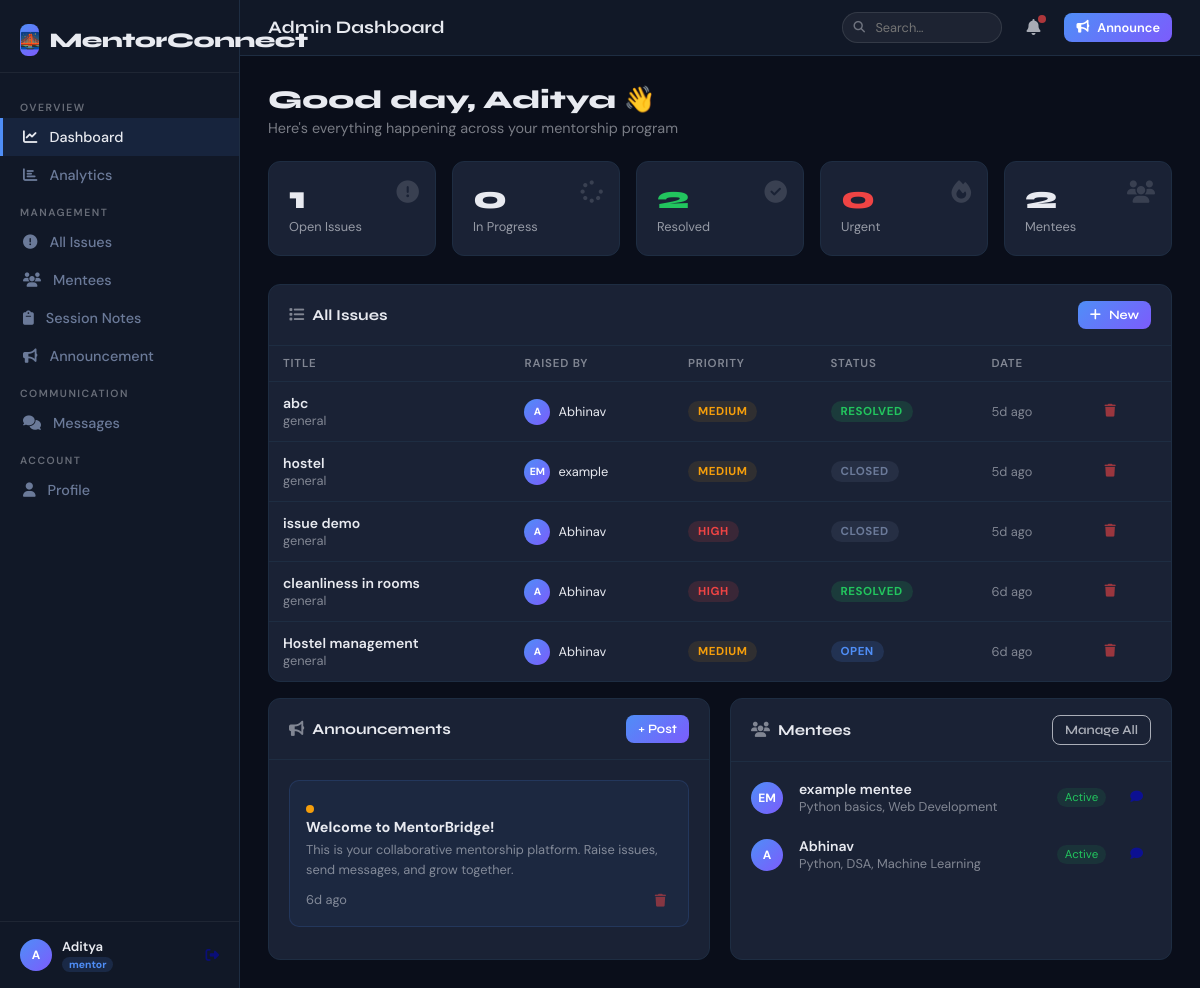
The page /dashboard (signed in) on the database its author committed.
### mentor_app/app.py (models this page shows)
class User(db.Model):
    id = db.Column(db.Integer, primary_key=True)
    name = db.Column(db.String(100), nullable=False)
    email = db.Column(db.String(120), unique=True, nullable=False)
    password = db.Column(db.String(200), nullable=False)
    role = db.Column(db.String(20), nullable=False)  # 'mentor' or 'mentee'
    bio = db.Column(db.Text, default='')
    expertise = db.Column(db.String(200), default='')
    avatar_initial = db.Column(db.String(2), default='')
    created_at = db.Column(db.DateTime, default=datetime.utcnow)
    is_active = db.Column(db.Boolean, default=True)
    issues_raised = db.relationship('Issue', foreign_keys='Issue.raised_by', backref='raiser', lazy=True)
    issues_assigned = db.relationship('Issue', foreign_keys='Issue.assigned_to', backref='assignee', lazy=True)
    messages_sent = db.relationship('Message', foreign_keys='Message.sender_id', backref='sender', lazy=True)

class Issue(db.Model):
    id = db.Column(db.Integer, primary_key=True)
    title = db.Column(db.String(200), nullable=False)
    description = db.Column(db.Text, nullable=False)
    priority = db.Column(db.String(20), default='medium')  # low, medium, high, urgent
    status = db.Column(db.String(20), default='open')  # open, in_progress, resolved, closed
    category = db.Column(db.String(50), default='general')
    raised_by = db.Column(db.Integer, db.ForeignKey('user.id'), nullable=False)
    assigned_to = db.Column(db.Integer, db.ForeignKey('user.id'), nullable=True)
    created_at = db.Column(db.DateTime, default=datetime.utcnow)
    updated_at = db.Column(db.DateTime, default=datetime.utcnow, onupdate=datetime.utcnow)
    resolution_notes = db.Column(db.Text, default='')
    comments = db.relationship('Comment', backref='issue', lazy=True, cascade='all, delete-orphan')

class Announcement(db.Model):
    id = db.Column(db.Integer, primary_key=True)
    title = db.Column(db.String(200), nullable=False)
    content = db.Column(db.Text, nullable=False)
    author_id = db.Column(db.Integer, db.ForeignKey('user.id'), nullable=False)
    created_at = db.Column(db.DateTime, default=datetime.utcnow)
    is_pinned = db.Column(db.Boolean, default=False)
    author = db.relationship('User', backref='announcements')

### mentor_app/app.py (the view, shortened to what this page needs)
@app.route('/dashboard')
@login_required
def dashboard():
    user = get_current_user()
    if user.role == 'mentor':
        all_issues = Issue.query.order_by(Issue.created_at.desc()).all()
        mentees = User.query.filter_by(role='mentee', is_active=True).all()
        open_count = Issue.query.filter_by(status='open').count()
        in_progress_count = Issue.query.filter_by(status='in_progress').count()
        resolved_count = Issue.query.filter_by(status='resolved').count()
        urgent_count = Issue.query.filter_by(priority='urgent', status='open').count()
        announcements = Announcement.query.order_by(Announcement.is_pinned.desc(), Announcement.created_at.desc()).limit(5).all()
        unread_msgs = Message.query.filter_by(receiver_id=user.id, is_read=False).count()
        return render_template('mentor_dashboard.html',
            user=user, issues=all_issues, mentees=mentees,
            open_count=open_count, in_progress_count=in_progress_count,
            resolved_count=resolved_count, urgent_count=urgent_count,
            announcements=announcements, unread_msgs=unread_msgs)

### mentor_app/app.py (called while the page is built)
def login_required(f):
    from functools import wraps
    @wraps(f)
    def decorated(*args, **kwargs):
        if 'user_id' not in session:
            return redirect(url_for('login'))
        return f(*args, **kwargs)
    return decorated

def get_current_user():
    if 'user_id' in session:
        return User.query.get(session['user_id'])
    return None

def time_ago(dt):
    now = datetime.utcnow()
    diff = now - dt
    seconds = diff.total_seconds()
    if seconds < 60: return 'just now'
    elif seconds < 3600: return f"{int(seconds//60)}m ago"
    elif seconds < 86400: return f"{int(seconds//3600)}h ago"
    elif seconds < 604800: return f"{int(seconds//86400)}d ago"
    else: return dt.strftime('%b %d')

@app.context_processor
def inject_notifications():
    if 'user_id' in session:
        notifs = Notification.query.filter_by(
            user_id=session['user_id'], is_read=False
        ).order_by(Notification.created_at.desc()).limit(8).all()
        return {'g_notifs': notifs, 'g_notif_count': len(notifs)}
    return {'g_notifs': [], 'g_notif_count': 0}

### mentor_app/templates/mentor_dashboard.html (shortened to what this page needs)
{% extends "base.html" %}
{% block page_title %}Admin Dashboard{% endblock %}
{% block content %}
<div class="page-header fade-up">
  <h2>Good day, {{ user.name.split()[0] }} 👋</h2>
  <p>Here's everything happening across your mentorship program</p>
</div>
<div class="stats-grid fade-up delay-1">
  <div class="stat-card">
    <div class="stat-icon"><i class="fas fa-exclamation-circle"></i></div>
    <div class="stat-number">{{ open_count }}</div>
    <div class="stat-label">Open Issues</div>
  </div>
  <div class="stat-card">
    <div class="stat-icon"><i class="fas fa-spinner"></i></div>
    <div class="stat-number">{{ in_progress_count }}</div>
    <div class="stat-label">In Progress</div>
  </div>
  <div class="stat-card">
    <div class="stat-icon"><i class="fas fa-check-circle"></i></div>
    <div class="stat-number" style="color:var(--success)">{{ resolved_count }}</div>
    <div class="stat-label">Resolved</div>
  </div>
  <div class="stat-card stat-urgent">
    <div class="stat-icon"><i class="fas fa-fire"></i></div>
    <div class="stat-number">{{ urgent_count }}</div>
    <div class="stat-label">Urgent</div>
  </div>
  <div class="stat-card">
    <div class="stat-icon"><i class="fas fa-users"></i></div>
    <div class="stat-number">{{ mentees|length }}</div>
    <div class="stat-label">Mentees</div>
  </div>
</div>
<div class="grid-2 fade-up delay-2">
  <div class="card" id="issues" style="grid-column: 1 / -1">
    <div class="card-header">
      <span><i class="fas fa-list" style="margin-right:8px;opacity:0.5"></i>All Issues</span>
      <a href="{{ url_for('new_issue') }}" class="btn btn-primary btn-sm"><i class="fas fa-plus"></i> New</a>
    </div>
    <div class="card-body" style="padding:0">
      {% if issues %}
      <table class="data-table">
        <thead>
          <tr>
            <th>Title</th>
            <th>Raised By</th>
            <th>Priority</th>
            <th>Status</th>
            <th>Date</th>
            <th></th>
          </tr>
        </thead>
        <tbody>
          {% for issue in issues %}
          <tr class="issue-row" onclick="location.href='{{ url_for('view_issue', issue_id=issue.id) }}'">
            <td>
              <div style="font-weight:600;font-size:0.875rem">{{ issue.title[:60] }}{% if issue.title|length > 60 %}…{% endif %}</div>
              <div class="text-muted text-sm">{{ issue.category }}</div>
            </td>
            <td>
              <div class="flex items-center gap-1">
                <div class="avatar" style="width:26px;height:26px;font-size:0.65rem">{{ issue.raiser.avatar_initial or issue.raiser.name[0] }}</div>
                <span class="text-sm">{{ issue.raiser.name.split()[0] }}</span>
              </div>
            </td>
            <td><span class="badge badge-{{ issue.priority }}">{{ issue.priority }}</span></td>
            <td><span class="badge badge-{{ issue.status }}">{{ issue.status.replace('_',' ') }}</span></td>
            <td class="text-muted text-sm">{{ time_ago(issue.created_at) }}</td>
            <td>
              <form method="POST" action="{{ url_for('delete_issue', issue_id=issue.id) }}" onsubmit="return confirm('Delete this issue?')" onclick="event.stopPropagation()">
                <button class="btn btn-sm" style="background:transparent;color:var(--danger);opacity:0.6" type="submit"><i class="fas fa-trash"></i></button>
              </form>
            </td>
          </tr>
          {% endfor %}
        </tbody>
      </table>
      {% else %}
      <div class="empty-state"><i class="fas fa-inbox"></i> No issues yet</div>
      {% endif %}
    </div>
  </div>
</div>
<div class="grid-2 mt-2 fade-up delay-3">
  <div class="card">
    <div class="card-header">
      <span><i class="fas fa-bullhorn" style="margin-right:8px;opacity:0.5"></i>Announcements</span>
      <a href="{{ url_for('new_announcement') }}" class="btn btn-primary btn-sm">+ Post</a>
    </div>
    <div class="card-body">
      {% for ann in announcements %}
      <div class="announcement-card">
        {% if ann.is_pinned %}<span class="pinned-dot"></span>{% endif %}
        <div style="font-weight:700;font-size:0.9rem;margin-bottom:4px">{{ ann.title }}</div>
        <div class="text-muted text-sm" style="line-height:1.6">{{ ann.content[:120] }}{% if ann.content|length > 120 %}…{% endif %}</div>
        <div class="flex items-center justify-between mt-1">
          <span class="text-muted text-sm">{{ time_ago(ann.created_at) }}</span>
          <form method="POST" action="{{ url_for('delete_announcement', ann_id=ann.id) }}" onsubmit="return confirm('Delete?')">
            <button type="submit" class="btn btn-sm" style="background:transparent;color:var(--danger);opacity:0.5;padding:2px 6px"><i class="fas fa-trash"></i></button>
          </form>
        </div>
      </div>
      {% else %}
      <div class="empty-state" style="padding:24px"><i class="fas fa-bullhorn"></i> No announcements</div>
      {% endfor %}
    </div>
  </div>
  <div class="card">
    <div class="card-header">
      <span><i class="fas fa-users" style="margin-right:8px;opacity:0.5"></i>Mentees</span>
      <a href="{{ url_for('manage_users') }}" class="btn btn-sm btn-outline" style="color:inherit">Manage All</a>
    </div>
    <div class="card-body" style="padding:8px">
      {% for mentee in mentees[:8] %}
      <div class="flex items-center gap-2" style="padding:10px 12px;border-radius:8px;margin-bottom:2px">
        <div class="avatar">{{ mentee.avatar_initial or mentee.name[0] }}</div>
        <div style="flex:1">
          <div style="font-weight:600;font-size:0.875rem">{{ mentee.name }}</div>
          <div class="text-muted text-sm">{{ mentee.expertise[:30] if mentee.expertise else 'No expertise listed' }}</div>
        </div>
        <span style="font-size:0.72rem;padding:2px 8px;border-radius:10px;{% if mentee.is_active %}background:rgba(34,197,94,0.1);color:#22c55e{% else %}background:rgba(239,68,68,0.1);color:#ef4444{% endif %}">
          {{ 'Active' if mentee.is_active else 'Inactive' }}
        </span>
        <a href="{{ url_for('conversation', contact_id=mentee.id) }}" class="btn btn-sm" style="background:transparent;opacity:0.5;padding:4px 8px"><i class="fas fa-comment"></i></a>
      </div>
      {% else %}
      <div class="empty-state" style="padding:24px"><i class="fas fa-user-slash"></i> No mentees yet</div>
      {% endfor %}
    </div>
  </div>
</div>
{% endblock %}

### mentor_app/templates/base.html (shortened to what this page needs)
<!DOCTYPE html>
<html lang="en">
<head>
<link rel="stylesheet" href="https://cdnjs.cloudflare.com/ajax/libs/font-awesome/6.5.0/css/all.min.css">
</head>
<body class="{% if session.get('role') == 'mentor' %}mentor-theme{% else %}mentee-theme{% endif %}">
{% if session.get('user_id') %}
<div class="app-layout">
  <nav class="sidebar">
    <div class="sidebar-logo">
      <div class="logo-icon">🌉</div>
      MentorConnect
    </div>
    <div class="sidebar-nav">
      {% if session.get('role') == 'mentor' %}
      <div class="nav-section">Overview</div>
      <a href="{{ url_for('dashboard') }}" class="nav-link {% if request.endpoint == 'dashboard' %}active{% endif %}">
        <i class="fas fa-chart-line"></i> Dashboard
      </a>
      <a href="{{ url_for('analytics') }}" class="nav-link {% if request.endpoint == 'analytics' %}active{% endif %}">
        <i class="fas fa-chart-bar"></i> Analytics
      </a>
      <div class="nav-section">Management</div>
      <a href="{{ url_for('dashboard') }}#issues" class="nav-link">
        <i class="fas fa-exclamation-circle"></i> All Issues
      </a>
      <a href="{{ url_for('manage_users') }}" class="nav-link {% if request.endpoint == 'manage_users' %}active{% endif %}">
        <i class="fas fa-users"></i> Mentees
      </a>
      <a href="{{ url_for('session_notes') }}" class="nav-link {% if request.endpoint == 'session_notes' %}active{% endif %}">
        <i class="fas fa-clipboard"></i> Session Notes
      </a>
      <a href="{{ url_for('new_announcement') }}" class="nav-link {% if request.endpoint == 'new_announcement' %}active{% endif %}">
        <i class="fas fa-bullhorn"></i> Announcement
      </a>
      {% endif %}
      <div class="nav-section">Communication</div>
      <a href="{{ url_for('messages') }}" class="nav-link {% if request.endpoint in ['messages','conversation'] %}active{% endif %}">
        <i class="fas fa-comments"></i> Messages
        {% set unread = namespace(count=0) %}
      </a>
      <div class="nav-section">Account</div>
      <a href="{{ url_for('profile') }}" class="nav-link {% if request.endpoint == 'profile' %}active{% endif %}">
        <i class="fas fa-user"></i> Profile
      </a>
    </div>
    <div class="sidebar-footer">
      <div class="user-chip">
        <div class="avatar">{{ session.get('name','?')[0].upper() }}</div>
        <div>
          <div style="font-weight:600;font-size:0.82rem;">{{ session.get('name','User') }}</div>
          <span class="badge-role" style="font-size:0.65rem;padding:1px 7px;border-radius:10px;">{{ session.get('role','') }}</span>
        </div>
        <a href="{{ url_for('logout') }}" style="margin-left:auto;opacity:0.4;text-decoration:none;font-size:0.85rem;" title="Logout"><i class="fas fa-sign-out-alt"></i></a>
      </div>
    </div>
  </nav>
  <div class="main-content">
    <div class="top-bar">
      <h1>{% block page_title %}{% endblock %}</h1>
      <div class="flex items-center gap-2">
        <form action="{{ url_for('search') }}" method="GET" style="position:relative">
          <input name="q" type="text" placeholder="Search…" value="{{ request.args.get('q','') }}"
            style="padding:6px 12px 6px 32px;border-radius:20px;border:1px solid rgba(255,255,255,0.1);
            background:rgba(255,255,255,0.05);color:inherit;font-size:0.8rem;width:160px;outline:none;
            font-family:'DM Sans',sans-serif;">
          <i class="fas fa-search" style="position:absolute;left:11px;top:50%;transform:translateY(-50%);font-size:0.72rem;opacity:0.4"></i>
        </form>
        <div style="position:relative">
          <button onclick="toggleNotifPanel()" style="background:transparent;border:none;cursor:pointer;color:inherit;
            padding:6px 8px;border-radius:8px;position:relative;font-size:1rem;opacity:0.7">
            <i class="fas fa-bell"></i>
            {% if g_notif_count > 0 %}
            <span style="position:absolute;top:2px;right:2px;width:8px;height:8px;background:var(--danger);border-radius:50%;display:block"></span>
            {% endif %}
          </button>
        </div>
        {% if session.get('role') == 'mentee' %}
        <a href="{{ url_for('new_issue') }}" class="btn btn-primary btn-sm"><i class="fas fa-plus"></i> Raise Issue</a>
        {% else %}
        <a href="{{ url_for('new_announcement') }}" class="btn btn-primary btn-sm"><i class="fas fa-bullhorn"></i> Announce</a>
        {% endif %}
      </div>
    </div>
    <div class="page-body">
      {% block content %}{% endblock %}
    </div>
  </div>
</div>
{% else %}
{% block public_content %}{% endblock %}
{% endif %}
</body>
</html>

### rows shown on the page
User: get "Aditya", get "mentor", name "Aditya"
Issue: title "abc", category "general", raiser "A", raiser.name "Abhinav", priority "MEDIUM", status.replace "RESOLVED", created_at "5d ago"
Issue: title "hostel", category "general", raiser "EM", raiser.name "example", priority "MEDIUM", status.replace "CLOSED", created_at "5d ago"
Issue: title "issue demo", category "general", raiser "A", raiser.name "Abhinav", priority "HIGH", status.replace "CLOSED", created_at "5d ago"
Issue: title "cleanliness in rooms", category "general", raiser "A", raiser.name "Abhinav", priority "HIGH", status.replace "RESOLVED", created_at "6d ago"
Issue: title "Hostel management", category "general", raiser "A", raiser.name "Abhinav", priority "MEDIUM", status.replace "OPEN", created_at "6d ago"
Announcement: is_pinned True (drawn), title "Welcome to MentorBridge!", content "This is your collaborative mentorship platform. Raise issues, send messages, and grow together.", created_at "6d ago"
User: avatar_initial "EM", name "example mentee", expertise "Python basics, Web Development", is_active "Active"
User: avatar_initial "A", name "Abhinav", expertise "Python, DSA, Machine Learning", is_active "Active"

### other values the page prints
{{ session.get('name','?')[0].upper() }} "A"
{{ open_count }} "1"
{{ in_progress_count }} "0"
{{ resolved_count }} "2"
{{ urgent_count }} "0"
{{ mentees|length }} "2"
